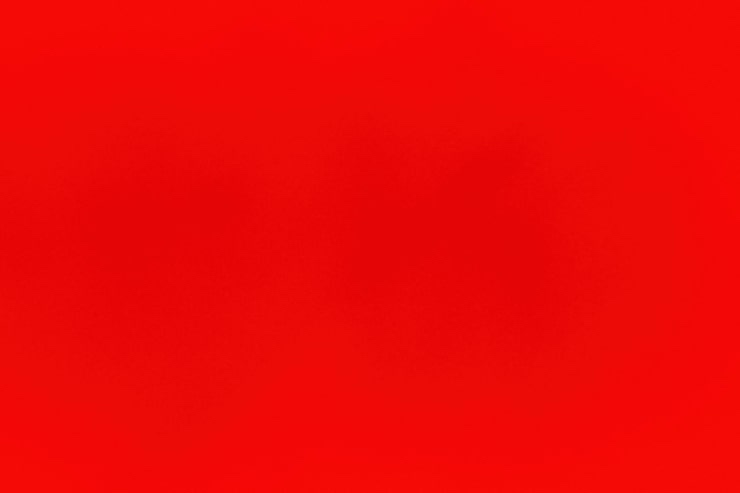
#> input picture Input_images/red.jpeg, 740 x 493 px; its folder holds only this picture in this run
$ python shannon_fano_coding.py
#> lines starting #> are read from the running program, lines starting #| are printed output that depends on the picture
"""Shannon-Fano Coding (Manual DIP Implementation).

This script performs Shannon-Fano source coding from first principles on an image:
1. Converts input image to greyscale.
2. Computes the probability distribution of pixel intensity symbols (0-255).
3. Recursively constructs the Shannon-Fano prefix codebook by dividing symbols
   into two sub-groups of approximately equal cumulative probabilities.
4. Computes core Information Theory & DIP compression metrics:
   - Shannon Entropy H
   - Average Codeword Length L_avg
   - Coding Efficiency eta
   - Redundancy R
   - Compression Ratio CR
5. Encodes the image into a binary bitstream and decodes it via prefix-tree traversal.
6. Verifies exact mathematical lossless reconstruction (MSE = 0, 100% pixel match).
7. Generates informative visual outputs (Decoded image, Bit-length spatial heatmap,
   Metrics summary card, and Codeword length distribution) saved to Output/.
"""

import os
from pathlib import Path
import numpy as np
from PIL import Image
import matplotlib
matplotlib.use("Agg")
import matplotlib.pyplot as plt
from matplotlib.backends.backend_agg import FigureCanvasAgg


# =====================================================================
# 1. First-Principles Shannon-Fano Coding & Decoding
# =====================================================================

def rgb_to_grey(img: np.ndarray) -> np.ndarray:
    """Convert RGB/RGBA numpy array to uint8 greyscale using luminance weights."""
    if img.ndim == 2:
        return img.astype(np.uint8)
    if img.shape[2] == 4:
        img = img[:, :, :3]
    return (0.299 * img[:, :, 0] + 0.587 * img[:, :, 1] + 0.114 * img[:, :, 2]).astype(np.uint8)


def compute_symbol_probabilities(grey: np.ndarray) -> tuple[dict[int, float], dict[int, int]]:
    """Compute normalized probabilities and frequency counts for all present symbols."""
    counts = np.bincount(grey.ravel(), minlength=256)
    total_pixels = grey.size
    freq_dict = {i: int(counts[i]) for i in range(256) if counts[i] > 0}
    prob_dict = {i: counts[i] / total_pixels for i in freq_dict}
    return prob_dict, freq_dict


def _shannon_fano_recursive(symbols_with_prob: list[tuple[int, float]]) -> dict[int, str]:
    """Recursively split sorted symbols into two subsets with minimal probability difference."""
    if len(symbols_with_prob) <= 1:
        return {symbols_with_prob[0][0]: ""}

    total_prob = sum(p for _, p in symbols_with_prob)
    running_sum = 0.0
    best_diff = float("inf")
    split_idx = 1

    for i in range(len(symbols_with_prob) - 1):
        running_sum += symbols_with_prob[i][1]
        rest = total_prob - running_sum
        diff = abs(running_sum - rest)
        if diff < best_diff:
            best_diff = diff
            split_idx = i + 1

    left = symbols_with_prob[:split_idx]
    right = symbols_with_prob[split_idx:]

    left_codes = _shannon_fano_recursive(left)
    right_codes = _shannon_fano_recursive(right)

    codes = {}
    for sym, code in left_codes.items():
        codes[sym] = "0" + code
    for sym, code in right_codes.items():
        codes[sym] = "1" + code

    return codes


def build_shannon_fano_codebook(prob_dict: dict[int, float]) -> dict[int, str]:
    """Generate complete Shannon-Fano codebook from symbol probabilities."""
    sorted_symbols = sorted(prob_dict.items(), key=lambda item: item[1], reverse=True)
    if len(sorted_symbols) == 1:
        return {sorted_symbols[0][0]: "0"}
    return _shannon_fano_recursive(sorted_symbols)


def compute_compression_metrics(
    prob_dict: dict[int, float],
    freq_dict: dict[int, int],
    codebook: dict[int, str],
    total_pixels: int,
) -> dict[str, float]:
    """Compute Shannon Entropy, Average Length, Efficiency, Redundancy, and Compression Ratio."""
    # Entropy: H = -sum(p * log2(p))
    entropy = -sum(p * np.log2(p) for p in prob_dict.values() if p > 0)

    # Average codeword length: L_avg = sum(p * len(code))
    l_avg = sum(prob_dict[s] * len(codebook[s]) for s in prob_dict)

    # Coding efficiency: eta = H / L_avg * 100%
    efficiency = (entropy / l_avg * 100.0) if l_avg > 0 else 100.0

    # Redundancy: R = L_avg - H
    redundancy = max(0.0, l_avg - entropy)

    # Compression Ratio: CR = 8 / L_avg
    compression_ratio = 8.0 / l_avg if l_avg > 0 else 1.0

    # Total bits
    orig_bits = total_pixels * 8
    compressed_bits = sum(freq_dict[s] * len(codebook[s]) for s in freq_dict)
    space_savings = (1.0 - (compressed_bits / orig_bits)) * 100.0

    return {
        "entropy": float(entropy),
        "avg_length": float(l_avg),
        "efficiency": float(efficiency),
        "redundancy": float(redundancy),
        "compression_ratio": float(compression_ratio),
        "orig_bits": int(orig_bits),
        "compressed_bits": int(compressed_bits),
        "space_savings": float(space_savings),
    }


# Fast Prefix-Tree (Trie) for Decoding
class TrieNode:
    __slots__ = ("children", "symbol")

    def __init__(self):
        self.children = [None, None]
        self.symbol = None


def encode_image(grey: np.ndarray, codebook: dict[int, str]) -> str:
    """Encode 2D image into binary string using codebook."""
    flat = grey.ravel()
    return "".join(codebook[s] for s in flat)


def decode_image(bitstream: str, codebook: dict[int, str], shape: tuple[int, int]) -> np.ndarray:
    """Decode binary bitstream back into original spatial image using a Prefix Trie."""
    # Build trie
    root = TrieNode()
    for symbol, code in codebook.items():
        curr = root
        for bit in code:
            idx = 0 if bit == "0" else 1
            if curr.children[idx] is None:
                curr.children[idx] = TrieNode()
            curr = curr.children[idx]
        curr.symbol = symbol

    # Traverse trie
    total_pixels = shape[0] * shape[1]
    decoded = np.empty(total_pixels, dtype=np.uint8)
    ptr = 0
    curr = root

    for bit in bitstream:
        curr = curr.children[0 if bit == "0" else 1]
        if curr.symbol is not None:
            decoded[ptr] = curr.symbol
            ptr += 1
            curr = root
            if ptr == total_pixels:
                break

    return decoded.reshape(shape)


# =====================================================================
# 2. Visualizations & Figures
# =====================================================================

def generate_bit_length_heatmap(grey: np.ndarray, codebook: dict[int, str]) -> Image.Image:
    """Create a color-coded heatmap showing how many bits were required for each pixel."""
    len_lut = np.zeros(256, dtype=np.float32)
    for sym, code in codebook.items():
        len_lut[sym] = len(code)

    bit_map = len_lut[grey]
    min_len, max_len = np.min(bit_map), np.max(bit_map)

    fig, ax = plt.subplots(figsize=(6.5, 5), dpi=100, facecolor="#181825")
    ax.set_facecolor("#181825")
    cmap = plt.cm.plasma
    im = ax.imshow(bit_map, cmap=cmap, vmin=min_len, vmax=max_len)

    ax.set_title(
        f"Shannon-Fano Codeword Length Map\n(Min: {int(min_len)} bits, Max: {int(max_len)} bits)",
        color="#cdd6f4",
        fontsize=11,
        fontweight="bold",
        pad=8,
    )
    ax.axis("off")

    cbar = fig.colorbar(im, ax=ax, fraction=0.046, pad=0.04)
    cbar.set_label("Bits per Pixel", color="#a6adc8", fontsize=9)
    cbar.ax.tick_params(colors="#a6adc8", labelsize=8)

    fig.tight_layout()
    canvas = FigureCanvasAgg(fig)
    canvas.draw()
    buf = canvas.buffer_rgba()
    img = Image.fromarray(np.asarray(buf)[:, :, :3])
    plt.close(fig)
    return img


def generate_metrics_summary_card(
    metrics: dict[str, float],
    prob_dict: dict[int, float],
    freq_dict: dict[int, int],
    codebook: dict[int, str],
    total_pixels: int,
) -> Image.Image:
    """Render an infographic card with entropy, compression metrics, and top symbols."""
    fig = plt.figure(figsize=(9, 7), dpi=110, facecolor="#1e1e2e")

    # Header
    fig.text(0.5, 0.94, "Shannon-Fano Coding: Performance & Metrics", color="#cdd6f4",
             fontsize=14, fontweight="bold", ha="center")
    fig.text(0.5, 0.90, f"Total Pixels: {total_pixels:,} | Unique Symbols: {len(prob_dict)}",
             color="#a6adc8", fontsize=10, ha="center")

    # Metric boxes (4 cards)
    box_data = [
        ("Shannon Entropy (H)", f"{metrics['entropy']:.3f} bpp", "#89b4fa"),
        ("Avg Length (L_avg)", f"{metrics['avg_length']:.3f} bpp", "#a6e3a1"),
        ("Coding Efficiency (η)", f"{metrics['efficiency']:.2f}%", "#fab387"),
        ("Compression Ratio", f"{metrics['compression_ratio']:.2f} : 1", "#f38ba8"),
    ]

    for i, (title, val, col) in enumerate(box_data):
        x = 0.08 + i * 0.22
        rect = plt.Rectangle((x, 0.74), 0.19, 0.12, transform=fig.transFigure,
                             facecolor="#313244", edgecolor=col, linewidth=1.5,
                             clip_on=False, zorder=2)
        fig.add_artist(rect)
        fig.text(x + 0.095, 0.81, val, color=col, fontsize=13, fontweight="bold",
                 ha="center", va="center", transform=fig.transFigure, zorder=3)
        fig.text(x + 0.095, 0.76, title, color="#cdd6f4", fontsize=8,
                 ha="center", va="center", transform=fig.transFigure, zorder=3)

    # Sub-metrics line
    fig.text(
        0.5, 0.69,
        f"Redundancy: {metrics['redundancy']:.3f} bits/pixel  |  "
        f"Original: {metrics['orig_bits'] / 8000:.1f} KB  ->  "
        f"Compressed: {metrics['compressed_bits'] / 8000:.1f} KB  "
        f"({metrics['space_savings']:.1f}% space saved)",
        color="#bac2de", fontsize=9, ha="center", style="italic"
    )

    # Table of top 10 frequent symbols
    sorted_syms = sorted(prob_dict.items(), key=lambda item: item[1], reverse=True)[:10]
    table_data = [
        [
            f"{sym}",
            f"{freq_dict[sym]:,}",
            f"{prob:.4f}",
            codebook[sym],
            f"{len(codebook[sym])} bits",
        ]
        for sym, prob in sorted_syms
    ]

    col_labels = ["Symbol (Intensity)", "Pixel Count", "Probability (p)", "Shannon-Fano Code", "Code Length"]
    ax_table = fig.add_axes([0.08, 0.06, 0.84, 0.58])
    ax_table.axis("off")

    table = ax_table.table(
        cellText=table_data,
        colLabels=col_labels,
        loc="center",
        cellLoc="center",
    )
    table.auto_set_font_size(False)
    table.set_fontsize(9)
    table.scale(1.0, 1.45)

    # Style table
    for (r, c), cell in table.get_celld().items():
        cell.set_edgecolor("#45475a")
        if r == 0:
            cell.set_facecolor("#181825")
            cell.set_text_props(color="#89b4fa", fontweight="bold")
        else:
            cell.set_facecolor("#313244" if r % 2 == 0 else "#24273a")
            cell.set_text_props(color="#cdd6f4")

    canvas = FigureCanvasAgg(fig)
    canvas.draw()
    buf = canvas.buffer_rgba()
    img = Image.fromarray(np.asarray(buf)[:, :, :3])
    plt.close(fig)
    return img


def generate_length_distribution_chart(codebook: dict[int, str], prob_dict: dict[int, float]) -> Image.Image:
    """Bar chart showing codeword length distribution weighted by symbol probabilities."""
    lengths = [len(codebook[s]) for s in prob_dict]
    max_l = max(lengths)
    min_l = min(lengths)

    bins = np.arange(min_l, max_l + 2)
    # Probability per length
    prob_per_len = np.zeros(max_l + 1, dtype=np.float32)
    symbol_count_per_len = np.zeros(max_l + 1, dtype=np.int32)
    for s, p in prob_dict.items():
        l = len(codebook[s])
        prob_per_len[l] += p
        symbol_count_per_len[l] += 1

    x = np.arange(min_l, max_l + 1)
    y_prob = prob_per_len[min_l:max_l + 1] * 100.0

    fig, ax1 = plt.subplots(figsize=(7, 4.5), dpi=100, facecolor="#1e1e2e")
    ax1.set_facecolor("#181825")

    bars = ax1.bar(x, y_prob, color="#89b4fa", edgecolor="#b4befe", alpha=0.85, width=0.6)
    ax1.set_xlabel("Codeword Length (Bits)", color="#cdd6f4", fontsize=10)
    ax1.set_ylabel("Pixel Frequency (%)", color="#89b4fa", fontsize=10)
    ax1.set_title("Codeword Length Distribution", color="#cdd6f4", fontsize=12, fontweight="bold", pad=8)
    ax1.tick_params(colors="#a6adc8", labelsize=9)
    ax1.set_xticks(x)
    for spine in ax1.spines.values():
        spine.set_color("#45475a")
    ax1.grid(True, linestyle="--", alpha=0.2, color="#585b70")

    for bar in bars:
        h = bar.get_height()
        if h > 1.0:
            ax1.text(bar.get_x() + bar.get_width() / 2.0, h + 0.5, f"{h:.1f}%",
                     ha="center", va="bottom", color="#cdd6f4", fontsize=8)

    fig.tight_layout()
    canvas = FigureCanvasAgg(fig)
    canvas.draw()
    buf = canvas.buffer_rgba()
    img = Image.fromarray(np.asarray(buf)[:, :, :3])
    plt.close(fig)
    return img


# =====================================================================
# 3. Main Standalone Script Entrypoint
# =====================================================================

def main():
    root_dir = Path(__file__).resolve().parent
    output_dir = root_dir / "Output"
    output_dir.mkdir(exist_ok=True)

    possible_dirs = [root_dir / "Input_images", root_dir / "Input"]
    input_dir = next((d for d in possible_dirs if d.is_dir() and any(d.iterdir())), None)
    if input_dir is None:
        raise FileNotFoundError("Could not find an Input_images or Input directory with files.")

    valid_exts = {".png", ".jpg", ".jpeg", ".bmp", ".tiff", ".webp"}
    images = [f for f in input_dir.iterdir() if f.suffix.lower() in valid_exts]
    if not images:
        raise FileNotFoundError(f"No valid image files found in {input_dir}.")

    target_img_path = images[0]
    for candidate in images:
        if "scenar" in candidate.name.lower() or "tree" in candidate.name.lower():
            target_img_path = candidate
            break

    print(f"Loading input image: {target_img_path.name}")
    pil_raw = Image.open(target_img_path).convert("RGB")
#> pil_raw is the input picture: PIL image 740x493 RGB; mean R, G, B 237.9, 8.3, 6.8
    rgb_arr = np.array(pil_raw)

    # 1. Greyscale Conversion
    grey = rgb_to_grey(rgb_arr)
#> in rgb_to_grey, `return (0.299 * img[:, :, 0] + 0.587 * img[:, :, 1] + 0.114 * img[:, :..`:
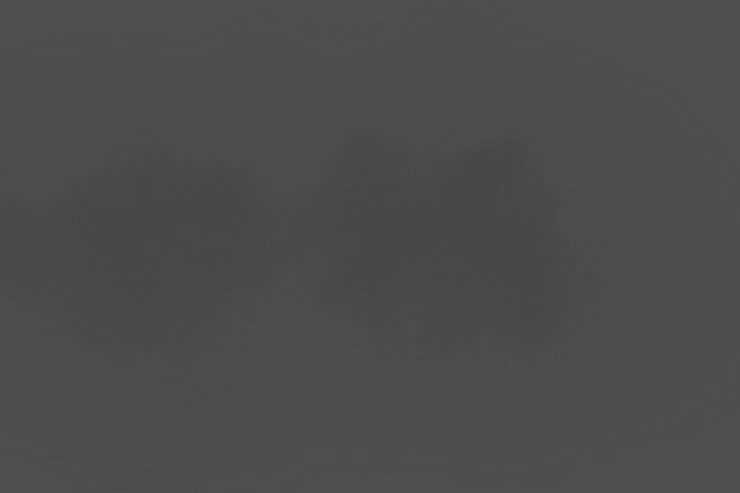
#> returned value: shape (493, 740); min 69, max 81, mean 76.2
    h, w = grey.shape
    total_pixels = grey.size
    print(f"Image converted to greyscale ({w}x{h}, {total_pixels:,} pixels).")
#| Image converted to greyscale (740x493, 364,820 pixels).

    # 2. Probability Distribution & Shannon-Fano Coding
    prob_dict, freq_dict = compute_symbol_probabilities(grey)
#> in compute_symbol_probabilities, `counts = np.bincount(grey.ravel(), minlength=256)`: counts = 256 values, max 115543 at index 77, min 0 at index 0, mean 1425.1
#> in compute_symbol_probabilities, `freq_dict = {i: int(counts[i]) for i in range(256) if counts[i] > 0}`: freq_dict = 13 items
#> prob_dict = 13 items; freq_dict = 13 items
    codebook = build_shannon_fano_codebook(prob_dict)
#> in build_shannon_fano_codebook, `sorted_symbols = sorted(prob_dict.items(), key=lambda item: item[1], r..`: sorted_symbols = [(77, 0.317), (78, 0.202), (79, 0.126), (71, 0.0713), (76, 0.0653), (72, 0.0649), (73, 0.0637), (74, 0.0476), (75, 0.0358), (80, 0.00443), (70, 0.00155), (81, 0.000115), (69, 2.47e-05)]
#> in _shannon_fano_recursive, `total_prob = sum(p for _, p in symbols_with_prob)`: total_prob = 1
#> the loop in _shannon_fano_recursive, `for i in range(len(symbols_with_prob) - 1):` made 12 passes
#> (running_sum, rest, diff, best_diff, split_idx) on passes 1 to 2: (0.317, 0.683, 0.367, 0.367, 1), (0.519, 0.481, 0.0375, 0.0375, 2)
#> after the loop in _shannon_fano_recursive, `for i in range(len(symbols_with_prob) - 1):`: best_diff = 0.0375; running_sum = 1; split_idx = 2
#> in _shannon_fano_recursive, `left = symbols_with_prob[:split_idx]`: left = [(77, 0.317), (78, 0.202)]
#> in _shannon_fano_recursive, `right = symbols_with_prob[split_idx:]`: right = [(79, 0.126), (71, 0.0713), (76, 0.0653), (72, 0.0649), (73, 0.0637), (74, 0.0476), (75, 0.0358), (80, 0.00443), (70, 0.00155), (81, 0.000115), (69, 2.47e-05)]
#> the loop in _shannon_fano_recursive (call 2), `for i in range(len(symbols_with_prob) - 1):` made 1 pass
#> (running_sum, rest, diff, best_diff, split_idx) on pass 1: (0.317, 0.202, 0.115, 0.115, 1)
#> the loop in _shannon_fano_recursive (call 2), `for sym, code in left_codes.items():` made 1 pass
#> (sym, code) on pass 1: (77, '')
#> the loop in _shannon_fano_recursive (call 2), `for sym, code in right_codes.items():` made 1 pass
#> (sym, code) on pass 1: (78, '')
#> in _shannon_fano_recursive, `left_codes = _shannon_fano_recursive(left)`: left_codes = {77: '0', 78: '1'}
#> in _shannon_fano_recursive, `right_codes = _shannon_fano_recursive(right)`: right_codes = 11 items
#> the loop in _shannon_fano_recursive, `for sym, code in left_codes.items():` made 2 passes
#> (sym, code) on passes 1 to 2: (77, '0'), (78, '1')
#> after the loop in _shannon_fano_recursive, `for sym, code in left_codes.items():`: codes = {77: '00', 78: '01'}
#> the loop in _shannon_fano_recursive, `for sym, code in right_codes.items():` made 11 passes
#> (sym, code) on passes 1 to 8: (79, '00'), (71, '010'), (76, '011'), (72, '100'), (73, '101'), (74, '110'), (75, '1110'), (80, '11110')
#> after the loop in _shannon_fano_recursive, `for sym, code in right_codes.items():`: codes = 13 items
#> codebook = 13 items
    metrics = compute_compression_metrics(prob_dict, freq_dict, codebook, total_pixels)
#> in compute_compression_metrics, `entropy = -sum(p * np.log2(p) for p in prob_dict.values() if p > 0)`: entropy = 2.84
#> in compute_compression_metrics, `l_avg = sum(prob_dict[s] * len(codebook[s]) for s in prob_dict)`: l_avg = 2.89
#> in compute_compression_metrics, `efficiency = (entropy / l_avg * 100.0) if l_avg > 0 else 100.0`: efficiency = 98.37
#> in compute_compression_metrics, `redundancy = max(0.0, l_avg - entropy)`: redundancy = 0.047
#> in compute_compression_metrics, `compression_ratio = 8.0 / l_avg if l_avg > 0 else 1.0`: compression_ratio = 2.77
#> in compute_compression_metrics, `compressed_bits = sum(freq_dict[s] * len(codebook[s]) for s in freq_di..`: compressed_bits = 1052825
#> in compute_compression_metrics, `space_savings = (1.0 - (compressed_bits / orig_bits)) * 100.0`: space_savings = 63.93
#> metrics = {'entropy': 2.84, 'avg_length': 2.89, 'efficiency': 98.37, 'redundancy': 0.047, 'compression_ratio': 2.77, 'orig_bits': 2918560, 'compressed_bits': 1052825, 'space_savings': 63.93}

    print("\n--- Shannon-Fano Coding Performance ---")
    print(f"Unique Symbols          : {len(prob_dict)}")
#| Unique Symbols          : 13
    print(f"Shannon Entropy (H)     : {metrics['entropy']:.4f} bits/pixel")
#| Shannon Entropy (H)     : 2.8389 bits/pixel
    print(f"Average Codeword Length : {metrics['avg_length']:.4f} bits/pixel")
#| Average Codeword Length : 2.8859 bits/pixel
    print(f"Coding Efficiency (eta) : {metrics['efficiency']:.2f}%")
#| Coding Efficiency (eta) : 98.37%
    print(f"Redundancy (R)          : {metrics['redundancy']:.4f} bits/pixel")
#| Redundancy (R)          : 0.0470 bits/pixel
    print(f"Compression Ratio (CR)  : {metrics['compression_ratio']:.2f} : 1")
#| Compression Ratio (CR)  : 2.77 : 1
    print(f"Theoretical Space Saved : {metrics['space_savings']:.2f}%\n")
#| Theoretical Space Saved : 63.93%

    # 3. Encoding & Decoding Verification
    print("Encoding image bitstream...")
    bitstream = encode_image(grey, codebook)
    print(f"Bitstream length: {len(bitstream):,} bits ({len(bitstream) / 8000:.1f} KB)")
#| Bitstream length: 1,052,825 bits (131.6 KB)

    print("Decoding image bitstream with Prefix Trie...")
    decoded = decode_image(bitstream, codebook, grey.shape)
#> the loop in decode_image, `for symbol, code in codebook.items():` made 13 passes
#> (symbol, code) on passes 1 to 8: (77, '00'), (78, '01'), (79, '100'), (71, '1010'), (76, '1011'), (72, '1100'), (73, '1101'), (74, '1110')
#> after the loop in decode_image, `for bit in bitstream:`: ptr = 364820

    mse = float(np.mean((grey.astype(int) - decoded.astype(int)) ** 2))
#> mse = 0
    diff_count = int(np.sum(grey != decoded))
#> diff_count = 0
    print("\n--- Decoding Verification ---")
    print(f"Reconstruction MSE      : {mse:.4f}")
#| Reconstruction MSE      : 0.0000
    print(f"Pixel Mismatches        : {diff_count} / {total_pixels} ({(diff_count/total_pixels)*100:.2f}%)")
#| Pixel Mismatches        : 0 / 364820 (0.00%)
    assert mse == 0.0, "Decoded image does not match original image! Lossless verification failed."
    print("Verification PASSED: 100.0% Exact Lossless Reconstruction Confirmed!\n")

    # 4. Generate Visual Artifacts
    heatmap_img = generate_bit_length_heatmap(grey, codebook)
#> the loop in generate_bit_length_heatmap, `for sym, code in codebook.items():` made 13 passes
#> after the loop in generate_bit_length_heatmap, `for sym, code in codebook.items():`: len_lut = 256 values, max 8 at index 69, min 0 at index 0, mean 0.238
#> in generate_bit_length_heatmap, `bit_map = len_lut[grey]`:
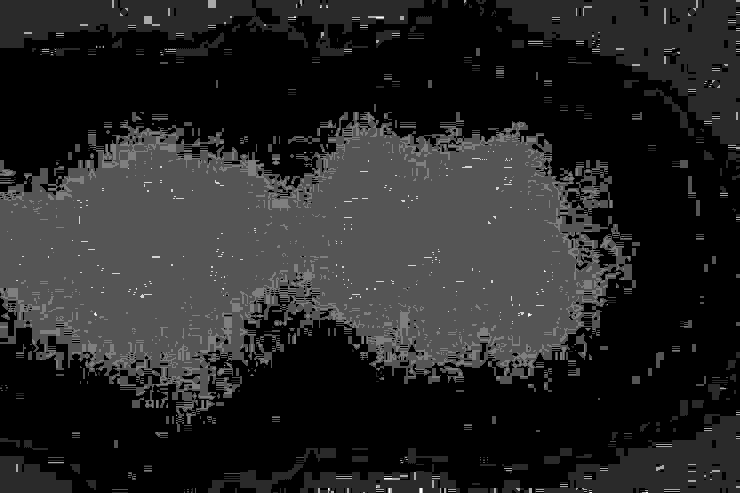
#> bit_map: shape (493, 740) float32; min 2, max 8, mean 2.89; drawn with min black and max white
#> in generate_bit_length_heatmap, `min_len, max_len = np.min(bit_map), np.max(bit_map)`: min_len = 2; max_len = 8
#> in generate_bit_length_heatmap, `img = Image.fromarray(np.asarray(buf)[:, :, :3])`:
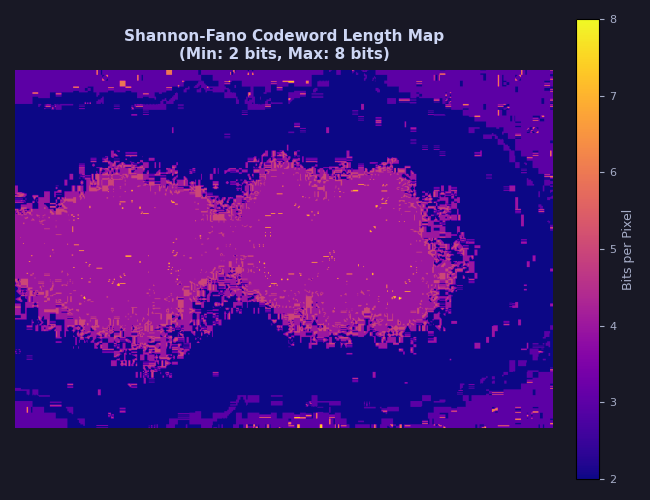
#> img: PIL image 650x500 RGB; mean R, G, B 61.1, 21.1, 105.4
    summary_card = generate_metrics_summary_card(metrics, prob_dict, freq_dict, codebook, total_pixels)
#> in generate_metrics_summary_card, `box_data = [ ("Shannon Entropy (H)", f"{metrics['entropy']:.3f} bpp", ..`: box_data = [('Shannon Entropy (H)', '2.839 bpp', '#89b4fa'), ('Avg Length (L_avg)', '2.886 bpp', '#a6e3a1'), ('Coding Efficiency (η)', '98.37%', '#fab387'), ('Compression Ratio', '2.77 : 1', '#f38ba8')]
#> (the rest of the program and of its run is left out)
